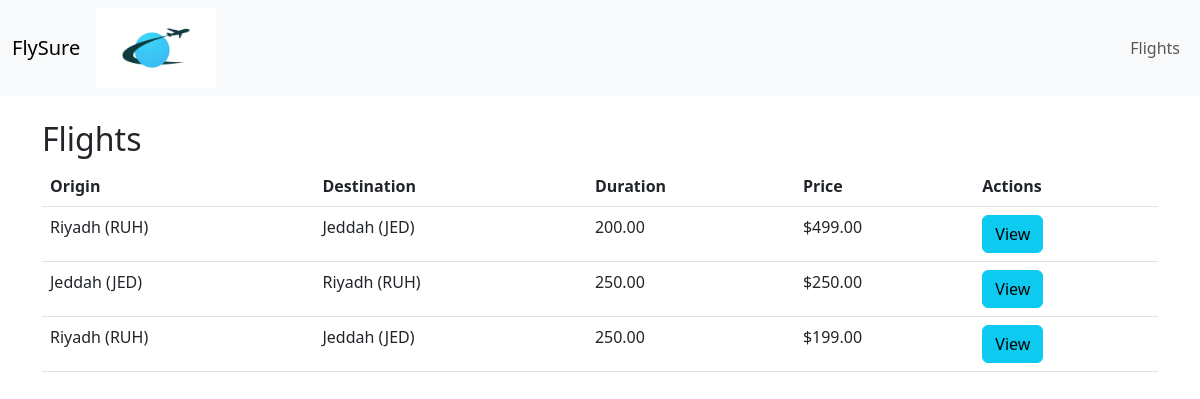
The app's page /flights/ with its own data.
### flights/models.py (models this page shows, shortened)
class Flight(models.Model):
    origin = models.ForeignKey(Airport, on_delete=models.CASCADE, related_name="departures")
    destination = models.ForeignKey(Airport, on_delete=models.CASCADE, related_name="arrivals")
    duration = models.DecimalField(max_digits=10, decimal_places=2, default="250") #In minutes
    price = models.DecimalField(max_digits=10, decimal_places=2,null=True)
    departure_time = models.DateTimeField(null=True)
    arrival_time = models.DateTimeField(null=True)
    airline = models.CharField(max_length=64, null=True)

class Airport(models.Model):
    code = models.CharField(max_length = 3)
    city = models.CharField(max_length = 64)
    def __str__(self):
        return f"{self.city} ({self.code})"

### flights/views.py (the view)
# urls.py: path("", views.flights_list, name="flights_list"),#Main page for loggedin users
def flights_list(request):
    flights = Flight.objects.all()
    return render(request, "flights/flights_list.html", {"flights": flights})

### flights/templates/flights/flights_list.html (shortened to what this page needs)
{% extends "flights/base.html" %}
{% block content %}
<h2>Flights</h2>
<table class="table">
    <thead>
        <tr>
            <th>Origin</th>
            <th>Destination</th>
            <th>Duration</th>
            <th>Price</th>
            <th>Actions</th>
        </tr>
    </thead>
    <tbody>
        {% for flight in flights %}
        <tr>
            <td>{{ flight.origin }}</td>
            <td>{{ flight.destination }}</td>
            <td>{{ flight.duration }}</td>
            <td>${{ flight.price }}</td>
            <td>
                <a href="{% url 'flight_detail' flight.id %}" class="btn btn-info">View</a>
            </td>
        </tr>
        {% endfor %}
    </tbody>
</table>
{% endblock %}

### flights/templates/flights/base.html (shortened to what this page needs)
<!DOCTYPE html>
<html lang="en">
<head>
    <link rel="stylesheet" href="https://cdn.jsdelivr.net/npm/bootstrap@5.3.0/dist/css/bootstrap.min.css">
    {% load static %}
</head>
<body>
    <nav class="navbar navbar-expand-lg navbar-light bg-light">
        <div class="container-fluid d-flex justify-content-between align-items-center">
            <div>
                <a class="navbar-brand" href="{% url 'flights_list' %}">FlySure</a>
            </div>
            <div class="text-center">
                <a href="{% url 'flights_list' %}">
                    <img src="{% static 'flights/LOGO_flights.jpg' %}" alt="FlySure Logo" style="height: 80px;">
                </a>
            </div>
            <div class="collapse navbar-collapse" id="navbarNav">
                <ul class="navbar-nav ms-auto">
                    <li class="nav-item">
                        <a class="nav-link" href="{% url 'flights_list' %}">Flights</a>
                    </li>
                </ul>
            </div>
        </div>
    </nav>
    <div class="container mt-4">
        {% block content %}
        {% endblock %}
    </div>
</body>
</html>

### records on screen
Flight: origin "Riyadh (RUH)", destination "Jeddah (JED)", duration "200.00", price "499.00"
Flight: origin "Jeddah (JED)", destination "Riyadh (RUH)", duration "250.00", price "250.00"
Flight: origin "Riyadh (RUH)", destination "Jeddah (JED)", duration "250.00", price "199.00"
